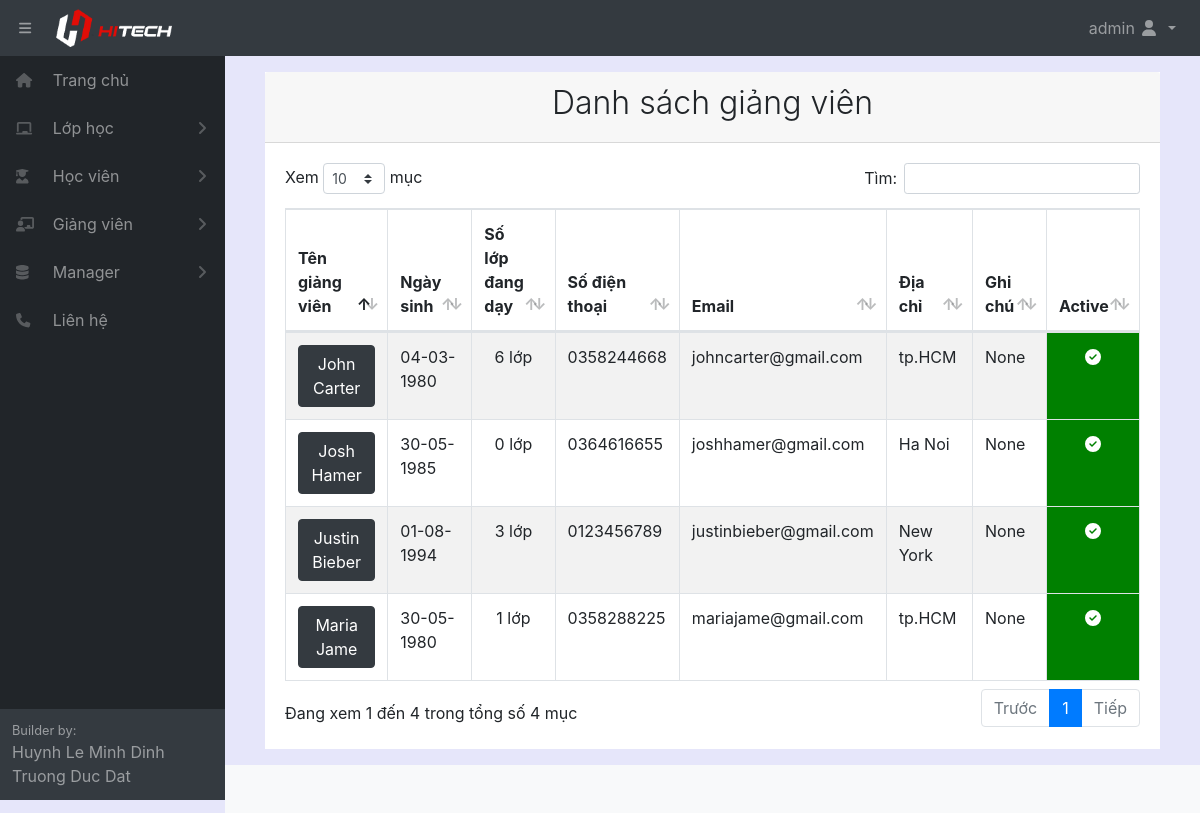
Page /listteacher/ (signed in) on the committed database.
### home/models.py (models this page shows, shortened)
class Teacher(models.Model):
    fullname = models.CharField(max_length=100, verbose_name="Tên giáo viên")
    gender = models.ForeignKey(Gender, null= True, on_delete=models.SET_NULL)
    birthday = models.DateField(verbose_name="Ngày sinh")
    identity_card = models.CharField(max_length=100, null = True, blank=True, verbose_name="CMND")
    phonenumber = models.CharField(max_length=100, null = True, blank=True, verbose_name="SDT")
    email = models.CharField(max_length=100, null = True, blank=True, verbose_name="Email")
    adress = models.CharField(max_length=300, null = True, blank=True, verbose_name="Địa chỉ")
    create_date = models.DateField(auto_now_add=True, verbose_name="Ngày tạo thông tin")
    note = models.CharField(max_length=300, null = True, blank=True, verbose_name="Ghi chú")
    active = models.BooleanField(default=True, verbose_name="Trạng thái")
    class Meta:
        ordering =["fullname"]
        verbose_name_plural = "Giáo viên"

### home/decorators.py (the view)
        def wrapper_func(request, *args, **kwargs):
            group = None
            if request.user.groups.exists():
                group = request.user.groups.all()[0].name
            if group in allowed_roles:
                return view_func(request, *args, **kwargs)
            else:
                return redirect('errorrole')

### home/views.py (called while the page is built)
@login_required(login_url='login')
@allowed_users(allowed_roles=['admin','manager','staff','teacher'])
def listTeacher(request):
    listteacher = Teacher.objects.all()
    classname = Classname.objects.all()
    array = []
    for item in listteacher:
        SL = {}
        SL['teachername'] = item.pk
        SL['number'] = Classname.objects.filter(teacher_id=item).count()
        array.append(SL)
    context = {'classname': classname,'listteacher': listteacher,'SL':array}
    return render(request, 'teacher/teacher.html', context)

### home/templates/teacher/teacher.html (shortened to what this page needs)
{% extends "pages/base.html" %}
{% block content %}
{% load static %}
<div class="card-header">
    <h2 class="text-center font-weight-light">Danh sách giảng viên</h2>
</div>
<div class="card-body">
    <table id="example" class="table table-striped table-bordered" style="width:100%">
        <thead>
            <tr>
                <th style="width: 15%;">Tên giảng viên</th>
                <th style="width: 10%;">Ngày sinh</th>
                <th style="width: 12%;">Số lớp đang dạy</th>
                <th style="width: 10%;">Số điện thoại</th>
                <th style="width: 15%;">Email</th>
                <th style="width: 20%;">Địa chỉ</th>
                <th style="width: 13%;">Ghi chú</th>
                <th style="width: 5%;">Active</th>
            </tr>
        </thead>
        <tbody>
            {% for i in listteacher %}
            <tr>
                <td>
                    <a class="btn btn-dark" style="color: white; width: 100%;"
                        href="/teacher/{{ i.pk }}">{{ i.fullname}}</a>
                </td>
                <td>{{ i.birthday|date:"d-m-Y" }}</td>
                <td style="text-align: center;">
                    {% for item in SL %}
                    {% if item.teachername == i.pk %}
                    {{item.number}} lớp
                    {% endif %}
                    {% endfor %}
                </td>
                <td>{{ i.phonenumber}}</td>
                <td>{{ i.email}}</td>
                <td>{{ i.adress}}</td>
                <td>{{ i.note}}</td>
                {% if i.active %}
                <td style="background-color: green; text-align: center;">
                    <i style="color: white; " class="fas fa-check-circle"></i>
                </td>
                {% else %}
                <td>
                </td>
                {% endif %}
            </tr>
            {% endfor %}
        </tbody>
    </table>
</div>
{% endblock content %}

### home/templates/pages/base.html (shortened to what this page needs)
<!DOCTYPE html>
<html lang="en">
{% load static %}
<head>
    <link href="{% static '/fullcalendar/core/main.css' %}" rel='stylesheet' />
    <link href="{% static '/fullcalendar/daygrid/main.css' %}" rel='stylesheet' />
    <link href="{% static '/css/styles.css' %}" rel="stylesheet" />
    <link href="{% static '/css/dataTables.bootstrap4.min.css' %}" rel="stylesheet" />
</head>
<body class="sb-nav-fixed">
    <nav class="sb-topnav navbar navbar-expand navbar-dark bg-dark">
        <button class="btn btn-link btn-sm order-0 order-lg-0" id="sidebarToggle" href="#" style="margin-left: 10px;">
            <i class="fas fa-bars"></i></button>
        <a class="navbar-brand" href="{% url 'home' %}">
            <img src="/static/images/Logo-row-Light.png" alt="" style="width: 60%;">
        </a>
        <ul class="navbar-nav ml-auto ml-md-0">
            <li class="nav-item dropdown">
                <a class="nav-link dropdown-toggle" id="userDropdown" href="#" role="button" data-toggle="dropdown"
                    aria-haspopup="true" aria-expanded="false">
                    {{user.first_name}} {{user.last_name}}
                    <i class="fas fa-user fa-fw"></i>
                </a>
            </li>
        </ul>
    </nav>
    <div id="layoutSidenav">
        <div id="layoutSidenav_nav">
            <nav class="sb-sidenav accordion sb-sidenav-dark" id="sidenavAccordion">
                <div class="sb-sidenav-menu">
                    <div class="nav">
                        <a class="nav-link" href="{% url 'home' %}">
                            <div class="sb-nav-link-icon" style="width: 2em;">
                                <i class="fas fa-home"></i>
                            </div>
                            Trang chủ
                        </a>
                        <a class="nav-link collapsed" href="#" data-toggle="collapse" data-target="#collapseClass"
                            aria-expanded="false" aria-controls="collapseClass">
                            <div class="sb-nav-link-icon" style="width: 2em;">
                                <i class="fas fa-chalkboard"></i>
                            </div>
                            Lớp học
                            <div class="sb-sidenav-collapse-arrow">
                                <i class="fas fa-angle-down"></i>
                            </div>
                        </a>
                        <a class="nav-link collapsed" href="#" data-toggle="collapse" data-target="#collapseStudent"
                            aria-expanded="false" aria-controls="collapseStudent">
                            <div class="sb-nav-link-icon" style="width: 2em;">
                                <i class="fas fa-user-graduate"></i>
                            </div>
                            Học viên
                            <div class="sb-sidenav-collapse-arrow">
                                <i class="fas fa-angle-down"></i>
                            </div>
                        </a>
                        <a class="nav-link collapsed" href="#" data-toggle="collapse" data-target="#collapseTeacher"
                            aria-expanded="false" aria-controls="collapseTeacher">
                            <div class="sb-nav-link-icon" style="width: 2em;">
                                <i class="fas fa-chalkboard-teacher"></i>
                            </div>
                            Giảng viên
                            <div class="sb-sidenav-collapse-arrow">
                                <i class="fas fa-angle-down"></i>
                            </div>
                        </a>
                        {% if request.user.is_staff %}
                        <a class="nav-link collapsed" href="#" data-toggle="collapse" data-target="#collapseManager"
                            aria-expanded="false" aria-controls="collapseManager">
                            <div class="sb-nav-link-icon" style="width: 2em;">
                                <i class="fas fa-database"></i>
                            </div>
                            Manager
                            <div class="sb-sidenav-collapse-arrow">
                                <i class="fas fa-angle-down"></i>
                            </div>
                        </a>
                        {% endif %}
                        <a class="nav-link" href="{% url 'contact' %}">
                            <div class="sb-nav-link-icon" style="width: 2em;">
                                <i class="fas fa-phone"></i>
                            </div>
                            Liên hệ
                        </a>
                    </div>
                </div>
                <div class="sb-sidenav-footer">
                    <div class="small">Builder by:</div>
                    <div>Huynh Le Minh Dinh</div>
                    <div>Truong Duc Dat</div>
                </div>
            </nav>
        </div>
        <div id="layoutSidenav_content" style="background-color: lavender;">
            <main>
                <div class="container-fluid">
                    <div style="margin: 1em; background-color: white;">
                        {% block content %}{% endblock %}
                    </div>
                </div>
            </main>
            <footer class="py-4 bg-light mt-auto">
            </footer>
        </div>
    </div>
</body>
</html>

### rows in the picture
Teacher: {{ i.pk }} 1 (drawn), fullname "John Carter", birthday "04-03-1980", number "6", phonenumber "0358244668", email "johncarter@gmail.com", adress "tp.HCM", note "None", active True (drawn)
Teacher: fullname "Josh Hamer", birthday "30-05-1985", number "0", phonenumber "0364616655", email "joshhamer@gmail.com", adress "Ha Noi", note "None", active True (drawn)
Teacher: fullname "Justin Bieber", birthday "01-08-1994", number "3", phonenumber "0123456789", email "justinbieber@gmail.com", adress "New York", note "None", active True (drawn)
Teacher: fullname "Maria Jame", birthday "30-05-1980", number "1", phonenumber "0358288225", email "mariajame@gmail.com", adress "tp.HCM", note "None", active True (drawn)

### other values in the picture
{{ user.first_name }} "admin"
